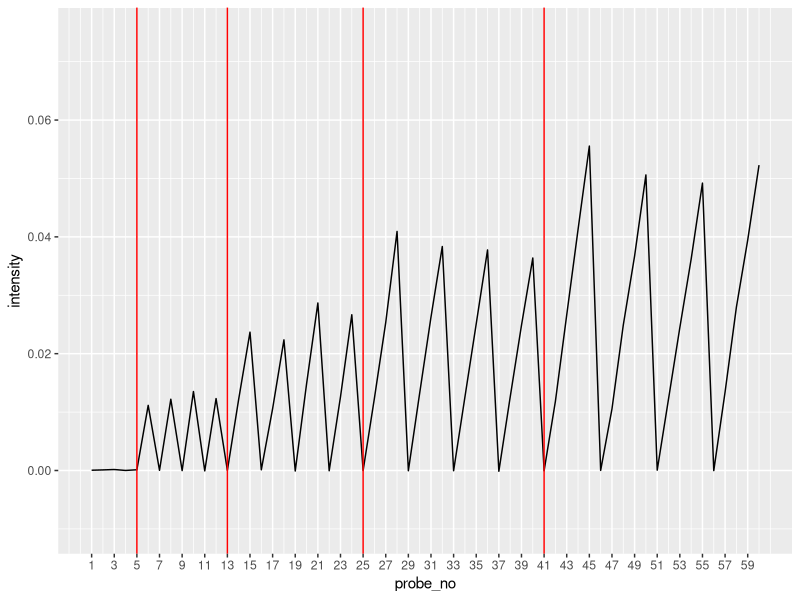
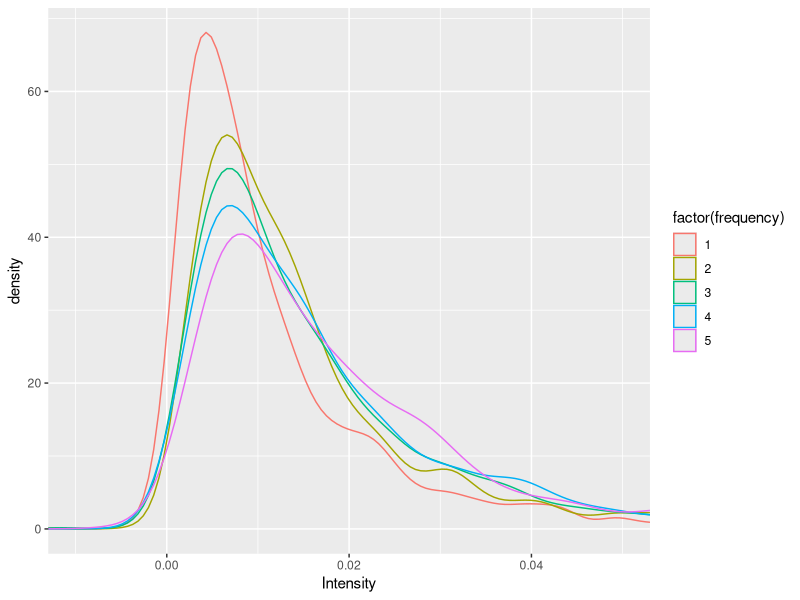
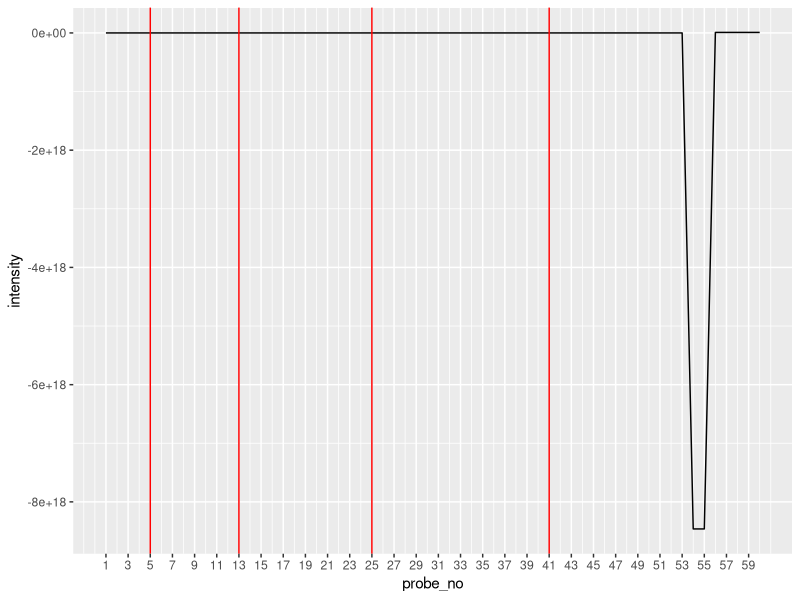
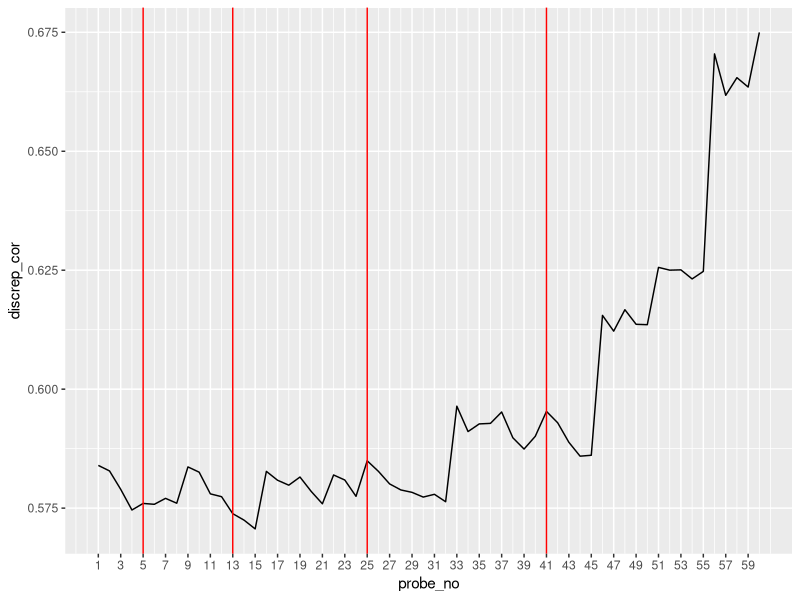
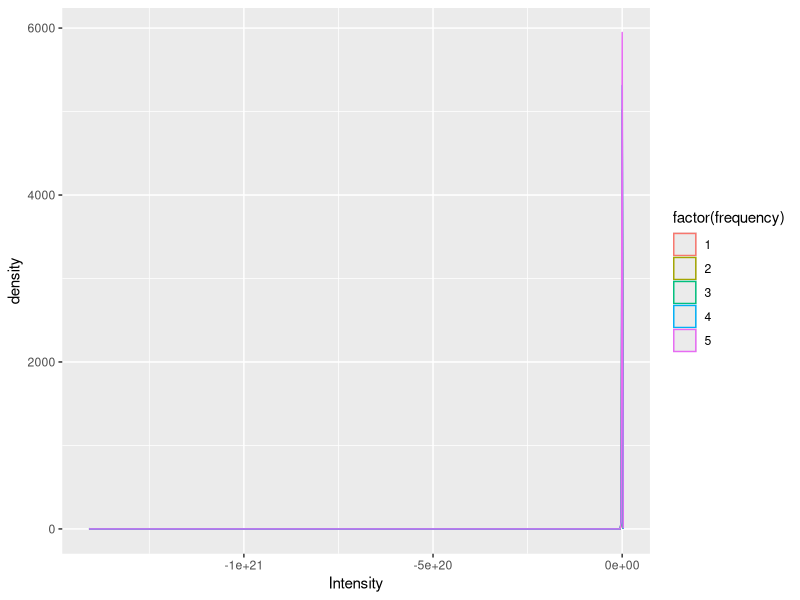
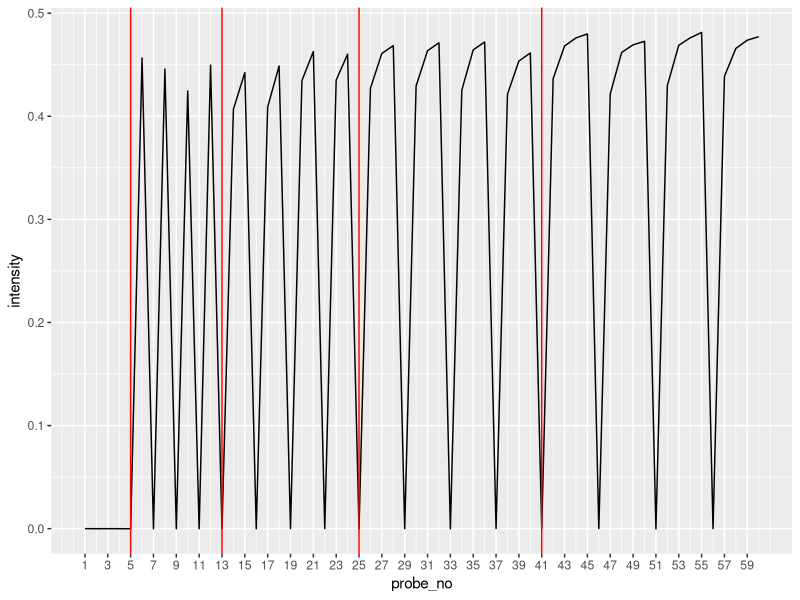
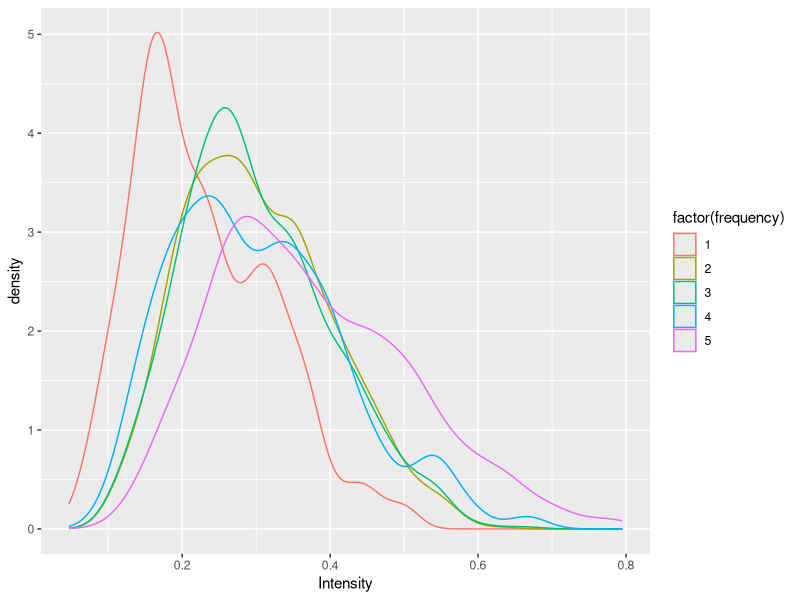

R code for these plots, in order:
## ---- chunk 1
library(tidyverse)
set.seed(30)

# Activation function (borrowed from Matt) for a single probe (i.e. a probe vector)

get_activations_3 <- function(probe, mem) {
  
  as.numeric(((probe %*% t(mem)) / rowSums(t((probe == 0) * t(mem == 0)) == 0))^3)
}

# Generate echo (borrowed from Matt)
get_echo <- function(probe, mem, tau=3, output='intensity') {
    activations <- get_activations_3(probe,mem)
    if(output == "intensity"){
      return(sum(activations^tau))
    }
    if(output == "echo"){
      weighted_memory <- mem * (activations^tau)  
      summed_echo <- colSums(weighted_memory)
      return(summed_echo)
    }
    if(output == "both"){
      weighted_memory <- mem * (activations^tau)  
      summed_echo <- colSums(weighted_memory)
      model_output <- list(intensity = sum(activations^tau),
                           echo = summed_echo)
      return(model_output)
    }
    
}

# Item generation function (borrowed from Matt)

generate_item <- function(item_size=20,prob=c(1/3,1/3,1/3)){
  item <- sample(c(1,0,-1),
           size = item_size,
           replace = TRUE,
           prob = prob)
  return(item)
}

# Item matrix (original, before applying learning rate) function

gen_item_matrix <- function(matrix_size = 20, item_size = 20, prob = c(1/3, 1/3, 1/3)) {
  item_matrix <- t(replicate(n = matrix_size, generate_item(item_size = item_size, prob = prob)))
  return(item_matrix)
}

# Form probe matrix i.e. item_matrix multiplied by respective frequencies + 4 more random items

gen_probes <- function(item_matrix, prob = c(1/3, 1/3, 1/3), max_num_of_copies = 5, num_of_traces_per_freq = 4) {
  freq_multiplier <- rep(1:max_num_of_copies, each = num_of_traces_per_freq)
  probe_matrix <- c()
  for(i in 1:length(freq_multiplier)) {
    current_rows <- matrix(rep(item_matrix[i, ], freq_multiplier[i]), nrow = freq_multiplier[i], ncol = ncol(item_matrix), byrow = TRUE)
    probe_matrix <- rbind(probe_matrix, current_rows)
}
  return(probe_matrix)
}

## ---- chunk 2
# Overall simulation function (no discrepancy encoding)

sim_intensity_once <- function(matrix_size = 20, item_size = 20, prob = c(1/3, 1/3, 1/3), l_value = .5, max_num_of_copies = 5, num_of_traces_per_freq = 4) {
  item_matrix <- gen_item_matrix(matrix_size = matrix_size, item_size = item_size, prob = prob)
  probe_matrix <- gen_probes(item_matrix, prob = prob, max_num_of_copies = max_num_of_copies, num_of_traces_per_freq = num_of_traces_per_freq)

  # Starting state secondary memory
memory <- t(replicate(n = 60, generate_item(item_size = 20, prob = c(1/3, 1/3, 1/3))))

# Caluclating intensities and storing each probe
intensity_vector <- numeric(length = nrow(probe_matrix))
  for(i in 1:nrow(probe_matrix)){
    current_intensity <- get_echo(probe_matrix[i, ], memory, output = "intensity")
    intensity_vector[i] <- current_intensity
    learning_filter <- sample(c(0, 1), item_size, replace = TRUE, prob = c(1-l_value, l_value))
    learned_probe <- probe_matrix[i, ] * learning_filter
    memory[i, ] <- learned_probe
  }
intensity_df <- data.frame(intensity_value = intensity_vector)
return(intensity_df)
}

sim_intensity_multiple <- function(n_of_sim, matrix_size = 20, item_size = 20, prob = c(1/3, 1/3, 1/3), l_value = .5, max_num_of_copies = 5, num_of_traces_per_freq = 4) {
  full_intensity_df <- data.frame(matrix(0, nrow = sum((1:max_num_of_copies)*4), ncol = n_of_sim))
  for(i in 1:n_of_sim) {
    intensity_column <- sim_intensity_once(matrix_size = matrix_size, item_size = item_size, prob = prob, l_value = l_value, max_num_of_copies = max_num_of_copies, num_of_traces_per_freq = num_of_traces_per_freq)
    full_intensity_df[ , i] <- intensity_column
  }
  return(full_intensity_df)
}
## ---- chunk 3
raw_df_no_de <- sim_intensity_multiple(1000)

by_probe_no_de <- data.frame(probe_no = 1:60, intensity = rowMeans(raw_df_no_de))
ggplot(by_probe_no_de, aes(x = probe_no, y = intensity)) + geom_line() + coord_cartesian(ylim = c(-0.01, 0.075)) + scale_x_continuous(breaks = seq(1, 60, 2)) + geom_vline(xintercept = c(5, 13, 25, 41), color = "red")

by_freq_no_de <- data.frame(frequency = rep(c(1,2,3,4,5), each = 4), raw_df_no_de) %>% group_by(frequency) %>% summarize_all(mean) %>% pivot_longer(!frequency, names_to = "Drop", values_to = "Intensity") %>% select(-Drop)
ggplot(by_freq_no_de, aes(x = Intensity, color = factor(frequency))) + geom_density(show.legend = TRUE) + coord_cartesian(xlim = c(-0.01, 0.05))
## ---- chunk 4

# Overall simulation function (with discrepancy encoding)

sim_intensity_once_de <- function(matrix_size = 20, item_size = 20, prob = c(1/3, 1/3, 1/3), l_value = .5, max_num_of_copies = 5, num_of_traces_per_freq = 4) {
  item_matrix <- gen_item_matrix(matrix_size = matrix_size, item_size = item_size, prob = prob)
  probe_matrix <- gen_probes(item_matrix, prob = prob, max_num_of_copies = max_num_of_copies, num_of_traces_per_freq = num_of_traces_per_freq)

  # Starting state secondary memory
memory <- t(replicate(n = 60, generate_item(item_size = 20, prob = c(1/3, 1/3, 1/3))))

# Caluclating intensities and storing each probe
intensity_vector <- numeric(length = nrow(probe_matrix))
probe_discrep_cor <- numeric(length = nrow(probe_matrix))
  for(i in 1:nrow(probe_matrix)){
    current_echo <- get_echo(probe_matrix[i, ], memory, output = "both")
    intensity_vector[i] <- current_echo[[1]]
    learning_filter <- sample(c(0, 1), item_size, replace = TRUE, prob = c(1-l_value, l_value))
    current_content <- current_echo[[2]]/max(current_echo[[2]])
    discrep <- probe_matrix[i, ] - current_content
    learned_trace <- discrep * learning_filter
    memory[i, ] <- learned_trace
    current_cor <- cor(probe_matrix[i, ], discrep)
    probe_discrep_cor[i] <- current_cor
  }
intensity_df <- data.frame(intensity_value = intensity_vector)
discrep_df = data.frame(discrep_cor = probe_discrep_cor)
output_final <- list(intensity = intensity_df, discrep_cor = discrep_df, memory = memory)
return(output_final)
}

sim_intensity_multiple_de <- function(n_of_sim, matrix_size = 20, item_size = 20, prob = c(1/3, 1/3, 1/3), l_value = .5, max_num_of_copies = 5, num_of_traces_per_freq = 4) {
  full_intensity_df <- data.frame(matrix(0, nrow = sum((1:max_num_of_copies)*4), ncol = n_of_sim))
  full_discrep_cor_df <- data.frame(matrix(0, nrow = sum((1:max_num_of_copies)*4), ncol = n_of_sim))
  for(i in 1:n_of_sim) {
    output_list <- sim_intensity_once_de(matrix_size = matrix_size, item_size = item_size, prob = prob, l_value = l_value, max_num_of_copies = max_num_of_copies, num_of_traces_per_freq = num_of_traces_per_freq)
    full_intensity_df[ , i] <- output_list[[1]]
    full_discrep_cor_df[ , i] <- output_list[[2]]
  }
  full_df_list <- list(intensity = full_intensity_df, dicrep_cor = full_discrep_cor_df)
  return(full_df_list)
}
## ---- chunk 5
raw_dfs_with_de <- sim_intensity_multiple_de(1000)
intensity_with_de <- raw_dfs_with_de[[1]]
discrep_cor_with_de <- raw_dfs_with_de[[2]]
by_probe_with_de <- data.frame(probe_no = 1:60, intensity = rowMeans(intensity_with_de), discrep_cor = rowMeans(discrep_cor_with_de))
ggplot(by_probe_with_de, aes(x = probe_no, y = intensity)) + geom_line() + scale_x_continuous(breaks = seq(1, 60, 2)) + geom_vline(xintercept = c(5, 13, 25, 41), color = "red")
ggplot(by_probe_with_de, aes(x = probe_no, y = discrep_cor)) + geom_line() + scale_x_continuous(breaks = seq(1, 60, 2)) + geom_vline(xintercept = c(5, 13, 25, 41), color = "red")

by_freq_with_de <- data.frame(frequency = rep(c(1,2,3,4,5), each = 4), intensity_with_de) %>% group_by(frequency) %>% summarize_all(mean) %>% pivot_longer(!frequency, names_to = "Drop", values_to = "Intensity") %>% select(-Drop)
ggplot(by_freq_with_de, aes(x = Intensity, color = factor(frequency))) + geom_density(show.legend = TRUE)
## ---- chunk 6
# Overall simulation function (using Collins et al. 2020's encoding function)

sim_intensity_collins <- function(matrix_size = 20, item_size = 20, prob = c(1/3, 1/3, 1/3), l_value_max = 1.0, max_num_of_copies = 5, num_of_traces_per_freq = 4) {
  item_matrix <- gen_item_matrix(matrix_size = matrix_size, item_size = item_size, prob = prob)
  probe_matrix <- gen_probes(item_matrix, prob = prob, max_num_of_copies = max_num_of_copies, num_of_traces_per_freq = num_of_traces_per_freq)

  # Starting state secondary memory
memory <- t(replicate(n = 60, generate_item(item_size = 20, prob = c(1/3, 1/3, 1/3))))

# Caluclating intensities and storing each probe
intensity_vector <- numeric(length = nrow(probe_matrix))
  for(i in 1:nrow(probe_matrix)){
    current_echo <- get_echo(probe_matrix[i, ], memory, output = "both")
    intensity_vector[i] <- current_echo[[1]]
    l_value <- l_value_max * (1 - 1/(1 + exp(1)^(-12 * current_echo[[1]] + 2)))
    learning_filter <- sample(c(0, 1), item_size, replace = TRUE, prob = c(1-l_value, l_value))
    learned_trace <- probe_matrix[i, ] * learning_filter
    memory[i, ] <- learned_trace
  }
intensity_df <- data.frame(intensity_value = intensity_vector)
return(intensity_df)
}

sim_intensity_multiple_collins <- function(n_of_sim, matrix_size = 20, item_size = 20, prob = c(1/3, 1/3, 1/3), l_value_max = 1.0, max_num_of_copies = 5, num_of_traces_per_freq = 4) {
  full_intensity_df <- data.frame(matrix(0, nrow = sum((1:max_num_of_copies)*4), ncol = n_of_sim))
  for(i in 1:n_of_sim) {
    current_int <- sim_intensity_collins(matrix_size = matrix_size, item_size = item_size, prob = prob, l_value_max = l_value_max, max_num_of_copies = max_num_of_copies, num_of_traces_per_freq = num_of_traces_per_freq)
    full_intensity_df[ , i] <- current_int
  }
  return(full_intensity_df)
}
## ---- chunk 7
raw_df_collins <- sim_intensity_multiple_collins(1000)

by_probe_collins <- data.frame(probe_no = 1:60, intensity = rowMeans(raw_df_collins))
ggplot(by_probe_collins, aes(x = probe_no, y = intensity)) + geom_line() + scale_x_continuous(breaks = seq(1, 60, 2)) + geom_vline(xintercept = c(5, 13, 25, 41), color = "red")

by_freq_collins <- data.frame(frequency = rep(c(1,2,3,4,5), each = 4), raw_df_collins) %>% group_by(frequency) %>% summarize_all(mean) %>% pivot_longer(!frequency, names_to = "Drop", values_to = "Intensity") %>% select(-Drop)
ggplot(by_freq_collins, aes(x = Intensity, color = factor(frequency))) + geom_density(show.legend = TRUE)
